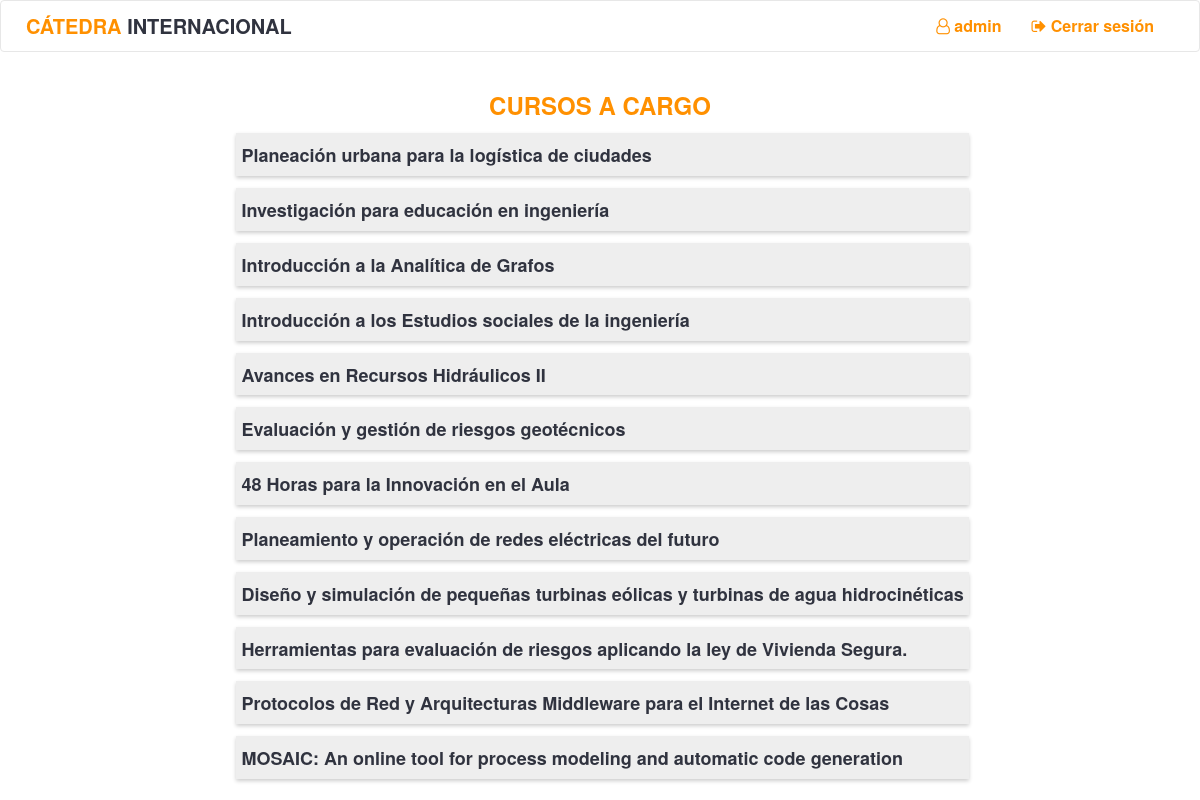
The app's page /home/ (signed in) with its own data.
### qr/models.py (models this page shows, shortened)
class Curso(models.Model):
    identificador = models.IntegerField(default=0000, null=False)
    nombre = models.CharField(max_length=300)
    monitores = models.ManyToManyField(User)

### qr/views.py (the view)
# urls.py: url(r"^home/$", views.home, name="home"),
def home(request):
    if not request.user.is_authenticated():
        return redirect('qr:login')
    context = {
        "cursos_monitor": Curso.objects.filter(monitores=request.user),
        "monitor": request.user.estudiante.monitor,
        "cursos_estudiante":request.user.estudiante.cursos.all()
    }
    return render(request, "qr/home.html", context)

### templates/qr/home.html (shortened to what this page needs)
{% extends 'qr/base.html' %}
{% block body %}
{% load staticfiles %}
    <div class="container">
        <div class="row">
            <div class="col-md-12">
                {% if monitor %}
                    {% if not cursos_monitor %}
                        <h3>No tienes cursos asociados a su cuenta como monitor</h3>
                    {% else %}
                        <h3 class="center"><b>CURSOS A CARGO</b></h3>
                        <table align="center">
                            <tbody>
                                {%  for curso in cursos_monitor %}
                                <tr>
                                    <td class="td_curso"><h4><a href="{% url 'qr:curso' curso.id %}">{{ curso.nombre }}</a></h4></td>
                                </tr>
                                {% endfor %}
                            </tbody>
                        </table>
                    {% endif %}
                {% endif %}
            </div>
            <div class="col-md-6"></div>
        </div>
    </div>
{% endblock %}

### templates/qr/base.html (shortened to what this page needs)
<!DOCTYPE html>
<html>
    {% load staticfiles %}
    <head>
        <link rel="stylesheet" href="https://maxcdn.bootstrapcdn.com/bootstrap/3.3.7/css/bootstrap.min.css">
        <link rel="stylesheet" href="https://maxcdn.bootstrapcdn.com/font-awesome/4.7.0/css/font-awesome.min.css">
        <link rel="stylesheet" href="{% static "qr/css/qr.css" %}">
    </head>
    <body>
        {% if user.is_authenticated %}
        <header class="page-row">
            <nav class="navbar navbar-default">
              <div class="container-fluid">
                <div class="navbar-header">
                    <a class="li_nav" href="{% url 'qr:home' %}">
                        <span class="nav-title">CÁTEDRA <span class="text-gray">INTERNACIONAL</span></span>
                    </a>
                </div>
                <div class="collapse navbar-collapse" id="bs-example-navbar-collapse-1">
                  <ul class="nav navbar-nav right-nav">
                    <li id="li-username">
                        <a class="li_nav" href="{% url 'qr:me' %}">
                            <i class="fa fa-user-o" aria-hidden="true"></i> {{ user.username }}
                        </a>
                    </li>
                    {% if user.is_authenticated %}
                        <li>
                            <a class="li_nav" href="{% url 'qr:logout' %}"><i class="fa fa-sign-out" aria-hidden="true"></i> Cerrar sesión</a>
                        </li>
                    {% else %}
                        <li>
                            <a class="li_nav" href="{% url 'qr:login' %}"><i class="fa fa-sign-in" aria-hidden="true"></i> Iniciar sesión</a>
                        </li>
                    {% endif %}
                  </ul>
                </div>
              </div>
            </nav>
        </header>
        {% endif %}
        <main class="page-row page-row-expanded">
            {% block body %}{% endblock %}
        </main>
    </body>
</html>

### qr/static/qr/css/qr.css (style rules this page uses)
body { background-color: #ffffff; }
h4,h1,h2,h3,h5, .yellow { color: #FF9000; }
.center { text-align: center; }
#li-username { line-height: 50px; color: #777777; }
.navbar { background-color: #ffffff; color: #FF9000; }
.li_nav { color: #FF9000 !important; font-size: 16px; }
.nav-title { line-height: 50px; color: #FF9000; font-weight: bold; margin-left: 10px; font-size: 20px ; }
a { color: #30333F; font-weight: bold; }
.text-gray { color: #30333F; }
.td_curso { width: 100%; padding: 2px 5px 0 5px; margin: 7px .35%; display: inline-flex; box-shadow: 0 2px 4px rgba(0,0,0, .2); margin-top: 5px; background-color: #EEE; }
@media (min-width: 768px) { .right-nav { float: right; } }

### records on screen
Curso: nombre "Planeación urbana para la logística de ciudades"
Curso: nombre "Investigación para educación en ingeniería"
Curso: nombre "Introducción a la Analítica de Grafos"
Curso: nombre "Introducción a los Estudios sociales de la ingeniería"
Curso: nombre "Avances en Recursos Hidráulicos II"
Curso: nombre "Evaluación y gestión de riesgos geotécnicos"
Curso: nombre "48 Horas para la Innovación en el Aula"
Curso: nombre "Planeamiento y operación de redes eléctricas del futuro"
Curso: nombre "Diseño y simulación de pequeñas turbinas eólicas y turbinas de agua hidrocinéticas"
Curso: nombre "Herramientas para evaluación de riesgos aplicando la ley de Vivienda Segura."
Curso: nombre "Protocolos de Red y Arquitecturas Middleware para el Internet de las Cosas"
Curso: nombre "MOSAIC: An online tool for process modeling and automatic code generation"

### other values on screen
{{ user.username }} "admin"
